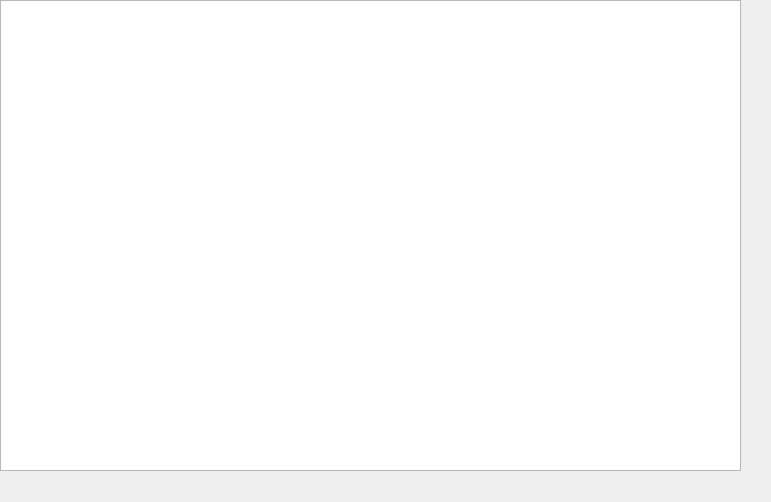
<?xml version="1.0" encoding="UTF-8"?>
<ui version="4.0">
 <class>endoom</class>
 <widget class="QWidget" name="endoom">
  <property name="geometry">
   <rect>
    <x>0</x>
    <y>0</y>
    <width>771</width>
    <height>502</height>
   </rect>
  </property>
  <property name="windowTitle">
   <string>ENDOOM</string>
  </property>
  <widget class="QTextEdit" name="endoom_textEdit">
   <property name="geometry">
    <rect>
     <x>0</x>
     <y>0</y>
     <width>741</width>
     <height>471</height>
    </rect>
   </property>
   <property name="font">
    <font>
     <family>Courier New</family>
    </font>
   </property>
   <property name="verticalScrollBarPolicy">
    <enum>Qt::ScrollBarAlwaysOff</enum>
   </property>
   <property name="horizontalScrollBarPolicy">
    <enum>Qt::ScrollBarAlwaysOff</enum>
   </property>
   <property name="lineWrapMode">
    <enum>QTextEdit::NoWrap</enum>
   </property>
   <property name="readOnly">
    <bool>true</bool>
   </property>
  </widget>
 </widget>
 <resources/>
 <connections/>
</ui>
